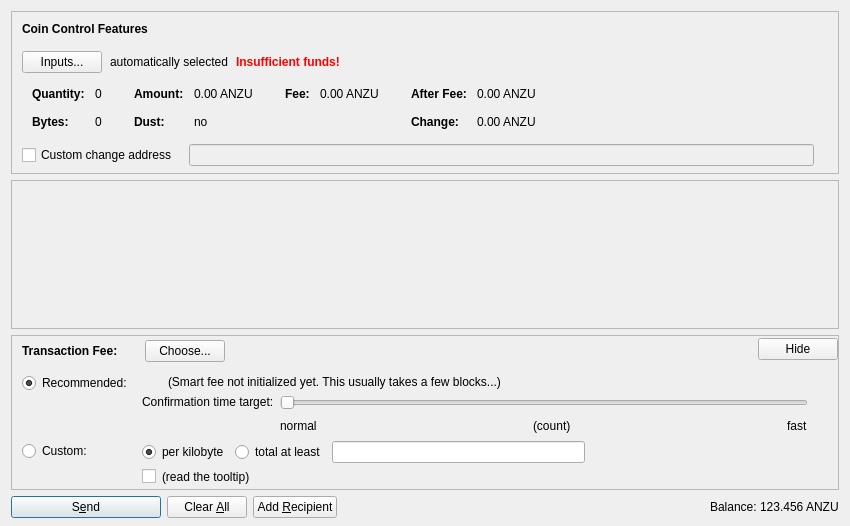
<?xml version="1.0" encoding="UTF-8"?>
<ui version="4.0">
 <class>SendCoinsDialog</class>
 <widget class="QDialog" name="SendCoinsDialog">
  <property name="geometry">
   <rect>
    <x>0</x>
    <y>0</y>
    <width>850</width>
    <height>526</height>
   </rect>
  </property>
  <property name="windowTitle">
   <string>Send Coins</string>
  </property>
  <layout class="QVBoxLayout" name="verticalLayout" stretch="0,1,0,0">
   <property name="bottomMargin">
    <number>8</number>
   </property>
   <item>
    <widget class="QFrame" name="frameCoinControl">
     <property name="sizePolicy">
      <sizepolicy hsizetype="Expanding" vsizetype="Expanding">
       <horstretch>0</horstretch>
       <verstretch>0</verstretch>
      </sizepolicy>
     </property>
     <property name="maximumSize">
      <size>
       <width>16777215</width>
       <height>16777215</height>
      </size>
     </property>
     <property name="frameShape">
      <enum>QFrame::StyledPanel</enum>
     </property>
     <property name="frameShadow">
      <enum>QFrame::Sunken</enum>
     </property>
     <layout class="QVBoxLayout" name="verticalLayoutCoinControl2">
      <property name="spacing">
       <number>0</number>
      </property>
      <property name="leftMargin">
       <number>0</number>
      </property>
      <property name="topMargin">
       <number>0</number>
      </property>
      <property name="rightMargin">
       <number>0</number>
      </property>
      <property name="bottomMargin">
       <number>6</number>
      </property>
      <item>
       <layout class="QVBoxLayout" name="verticalLayoutCoinControl" stretch="0,0,0,0,1">
        <property name="spacing">
         <number>0</number>
        </property>
        <property name="leftMargin">
         <number>10</number>
        </property>
        <property name="topMargin">
         <number>10</number>
        </property>
        <item>
         <layout class="QHBoxLayout" name="horizontalLayoutCoinControl1">
          <property name="bottomMargin">
           <number>15</number>
          </property>
          <item>
           <widget class="QLabel" name="labelCoinControlFeatures">
            <property name="sizePolicy">
             <sizepolicy hsizetype="Preferred" vsizetype="Maximum">
              <horstretch>0</horstretch>
              <verstretch>0</verstretch>
             </sizepolicy>
            </property>
            <property name="font">
             <font>
              <weight>75</weight>
              <bold>true</bold>
             </font>
            </property>
            <property name="styleSheet">
             <string notr="true">font-weight:bold;</string>
            </property>
            <property name="text">
             <string>Coin Control Features</string>
            </property>
           </widget>
          </item>
         </layout>
        </item>
        <item>
         <layout class="QHBoxLayout" name="horizontalLayoutCoinControl2" stretch="0,0,0,0">
          <property name="spacing">
           <number>8</number>
          </property>
          <property name="bottomMargin">
           <number>10</number>
          </property>
          <item>
           <widget class="QPushButton" name="pushButtonCoinControl">
            <property name="styleSheet">
             <string notr="true"/>
            </property>
            <property name="text">
             <string>Inputs...</string>
            </property>
            <property name="autoDefault">
             <bool>false</bool>
            </property>
           </widget>
          </item>
          <item>
           <widget class="QLabel" name="labelCoinControlAutomaticallySelected">
            <property name="text">
             <string>automatically selected</string>
            </property>
            <property name="margin">
             <number>5</number>
            </property>
           </widget>
          </item>
          <item>
           <widget class="QLabel" name="labelCoinControlInsuffFunds">
            <property name="font">
             <font>
              <weight>75</weight>
              <bold>true</bold>
             </font>
            </property>
            <property name="styleSheet">
             <string notr="true">color:red;font-weight:bold;</string>
            </property>
            <property name="text">
             <string>Insufficient funds!</string>
            </property>
            <property name="margin">
             <number>5</number>
            </property>
           </widget>
          </item>
          <item>
           <spacer name="horizontalSpacerCoinControl">
            <property name="orientation">
             <enum>Qt::Horizontal</enum>
            </property>
            <property name="sizeHint" stdset="0">
             <size>
              <width>40</width>
              <height>1</height>
             </size>
            </property>
           </spacer>
          </item>
         </layout>
        </item>
        <item>
         <widget class="QWidget" name="widgetCoinControl" native="true">
          <property name="sizePolicy">
           <sizepolicy hsizetype="Preferred" vsizetype="Preferred">
            <horstretch>0</horstretch>
            <verstretch>0</verstretch>
           </sizepolicy>
          </property>
          <property name="minimumSize">
           <size>
            <width>0</width>
            <height>0</height>
           </size>
          </property>
          <property name="styleSheet">
           <string notr="true"/>
          </property>
          <layout class="QHBoxLayout" name="horizontalLayoutCoinControl5">
           <property name="leftMargin">
            <number>0</number>
           </property>
           <property name="topMargin">
            <number>0</number>
           </property>
           <property name="rightMargin">
            <number>0</number>
           </property>
           <property name="bottomMargin">
            <number>0</number>
           </property>
           <item>
            <layout class="QHBoxLayout" name="horizontalLayoutCoinControl3" stretch="0,0,0,1">
             <property name="spacing">
              <number>20</number>
             </property>
             <property name="topMargin">
              <number>0</number>
             </property>
             <property name="bottomMargin">
              <number>10</number>
             </property>
             <item>
              <layout class="QFormLayout" name="formLayoutCoinControl1">
               <property name="horizontalSpacing">
                <number>10</number>
               </property>
               <property name="verticalSpacing">
                <number>14</number>
               </property>
               <property name="leftMargin">
                <number>10</number>
               </property>
               <property name="topMargin">
                <number>4</number>
               </property>
               <property name="rightMargin">
                <number>6</number>
               </property>
               <item row="0" column="0">
                <widget class="QLabel" name="labelCoinControlQuantityText">
                 <property name="font">
                  <font>
                   <weight>75</weight>
                   <bold>true</bold>
                  </font>
                 </property>
                 <property name="text">
                  <string>Quantity:</string>
                 </property>
                 <property name="margin">
                  <number>0</number>
                 </property>
                </widget>
               </item>
               <item row="0" column="1">
                <widget class="QLabel" name="labelCoinControlQuantity">
                 <property name="cursor">
                  <cursorShape>IBeamCursor</cursorShape>
                 </property>
                 <property name="contextMenuPolicy">
                  <enum>Qt::ActionsContextMenu</enum>
                 </property>
                 <property name="text">
                  <string notr="true">0</string>
                 </property>
                 <property name="margin">
                  <number>0</number>
                 </property>
                 <property name="textInteractionFlags">
                  <set>Qt::LinksAccessibleByMouse|Qt::TextSelectableByKeyboard|Qt::TextSelectableByMouse</set>
                 </property>
                </widget>
               </item>
               <item row="1" column="0">
                <widget class="QLabel" name="labelCoinControlBytesText">
                 <property name="font">
                  <font>
                   <weight>75</weight>
                   <bold>true</bold>
                  </font>
                 </property>
                 <property name="text">
                  <string>Bytes:</string>
                 </property>
                </widget>
               </item>
               <item row="1" column="1">
                <widget class="QLabel" name="labelCoinControlBytes">
                 <property name="cursor">
                  <cursorShape>IBeamCursor</cursorShape>
                 </property>
                 <property name="contextMenuPolicy">
                  <enum>Qt::ActionsContextMenu</enum>
                 </property>
                 <property name="text">
                  <string notr="true">0</string>
                 </property>
                 <property name="textInteractionFlags">
                  <set>Qt::LinksAccessibleByMouse|Qt::TextSelectableByKeyboard|Qt::TextSelectableByMouse</set>
                 </property>
                </widget>
               </item>
              </layout>
             </item>
             <item>
              <layout class="QFormLayout" name="formLayoutCoinControl2">
               <property name="horizontalSpacing">
                <number>10</number>
               </property>
               <property name="verticalSpacing">
                <number>14</number>
               </property>
               <property name="leftMargin">
                <number>6</number>
               </property>
               <property name="topMargin">
                <number>4</number>
               </property>
               <property name="rightMargin">
                <number>6</number>
               </property>
               <item row="0" column="0">
                <widget class="QLabel" name="labelCoinControlAmountText">
                 <property name="font">
                  <font>
                   <weight>75</weight>
                   <bold>true</bold>
                  </font>
                 </property>
                 <property name="text">
                  <string>Amount:</string>
                 </property>
                 <property name="margin">
                  <number>0</number>
                 </property>
                </widget>
               </item>
               <item row="0" column="1">
                <widget class="QLabel" name="labelCoinControlAmount">
                 <property name="cursor">
                  <cursorShape>IBeamCursor</cursorShape>
                 </property>
                 <property name="contextMenuPolicy">
                  <enum>Qt::ActionsContextMenu</enum>
                 </property>
                 <property name="text">
                  <string notr="true">0.00 ANZU</string>
                 </property>
                 <property name="textInteractionFlags">
                  <set>Qt::LinksAccessibleByMouse|Qt::TextSelectableByKeyboard|Qt::TextSelectableByMouse</set>
                 </property>
                </widget>
               </item>
               <item row="1" column="0">
                <widget class="QLabel" name="labelCoinControlLowOutputText">
                 <property name="font">
                  <font>
                   <weight>75</weight>
                   <bold>true</bold>
                  </font>
                 </property>
                 <property name="text">
                  <string>Dust:</string>
                 </property>
                </widget>
               </item>
               <item row="1" column="1">
                <widget class="QLabel" name="labelCoinControlLowOutput">
                 <property name="cursor">
                  <cursorShape>IBeamCursor</cursorShape>
                 </property>
                 <property name="contextMenuPolicy">
                  <enum>Qt::ActionsContextMenu</enum>
                 </property>
                 <property name="text">
                  <string notr="true">no</string>
                 </property>
                 <property name="textInteractionFlags">
                  <set>Qt::LinksAccessibleByMouse|Qt::TextSelectableByKeyboard|Qt::TextSelectableByMouse</set>
                 </property>
                </widget>
               </item>
              </layout>
             </item>
             <item>
              <layout class="QFormLayout" name="formLayoutCoinControl3">
               <property name="horizontalSpacing">
                <number>10</number>
               </property>
               <property name="verticalSpacing">
                <number>14</number>
               </property>
               <property name="leftMargin">
                <number>6</number>
               </property>
               <property name="topMargin">
                <number>4</number>
               </property>
               <property name="rightMargin">
                <number>6</number>
               </property>
               <item row="0" column="0">
                <widget class="QLabel" name="labelCoinControlFeeText">
                 <property name="font">
                  <font>
                   <weight>75</weight>
                   <bold>true</bold>
                  </font>
                 </property>
                 <property name="text">
                  <string>Fee:</string>
                 </property>
                 <property name="margin">
                  <number>0</number>
                 </property>
                </widget>
               </item>
               <item row="0" column="1">
                <widget class="QLabel" name="labelCoinControlFee">
                 <property name="cursor">
                  <cursorShape>IBeamCursor</cursorShape>
                 </property>
                 <property name="contextMenuPolicy">
                  <enum>Qt::ActionsContextMenu</enum>
                 </property>
                 <property name="text">
                  <string notr="true">0.00 ANZU</string>
                 </property>
                 <property name="textInteractionFlags">
                  <set>Qt::LinksAccessibleByMouse|Qt::TextSelectableByKeyboard|Qt::TextSelectableByMouse</set>
                 </property>
                </widget>
               </item>
              </layout>
             </item>
             <item>
              <layout class="QFormLayout" name="formLayoutCoinControl4">
               <property name="horizontalSpacing">
                <number>10</number>
               </property>
               <property name="verticalSpacing">
                <number>14</number>
               </property>
               <property name="leftMargin">
                <number>6</number>
               </property>
               <property name="topMargin">
                <number>4</number>
               </property>
               <property name="rightMargin">
                <number>6</number>
               </property>
               <item row="0" column="0">
                <widget class="QLabel" name="labelCoinControlAfterFeeText">
                 <property name="font">
                  <font>
                   <weight>75</weight>
                   <bold>true</bold>
                  </font>
                 </property>
                 <property name="text">
                  <string>After Fee:</string>
                 </property>
                 <property name="margin">
                  <number>0</number>
                 </property>
                </widget>
               </item>
               <item row="0" column="1">
                <widget class="QLabel" name="labelCoinControlAfterFee">
                 <property name="cursor">
                  <cursorShape>IBeamCursor</cursorShape>
                 </property>
                 <property name="contextMenuPolicy">
                  <enum>Qt::ActionsContextMenu</enum>
                 </property>
                 <property name="text">
                  <string notr="true">0.00 ANZU</string>
                 </property>
                 <property name="textInteractionFlags">
                  <set>Qt::LinksAccessibleByMouse|Qt::TextSelectableByKeyboard|Qt::TextSelectableByMouse</set>
                 </property>
                </widget>
               </item>
               <item row="1" column="0">
                <widget class="QLabel" name="labelCoinControlChangeText">
                 <property name="font">
                  <font>
                   <weight>75</weight>
                   <bold>true</bold>
                  </font>
                 </property>
                 <property name="text">
                  <string>Change:</string>
                 </property>
                </widget>
               </item>
               <item row="1" column="1">
                <widget class="QLabel" name="labelCoinControlChange">
                 <property name="cursor">
                  <cursorShape>IBeamCursor</cursorShape>
                 </property>
                 <property name="contextMenuPolicy">
                  <enum>Qt::ActionsContextMenu</enum>
                 </property>
                 <property name="text">
                  <string notr="true">0.00 ANZU</string>
                 </property>
                 <property name="textInteractionFlags">
                  <set>Qt::LinksAccessibleByMouse|Qt::TextSelectableByKeyboard|Qt::TextSelectableByMouse</set>
                 </property>
                </widget>
               </item>
              </layout>
             </item>
            </layout>
           </item>
          </layout>
         </widget>
        </item>
        <item>
         <layout class="QHBoxLayout" name="horizontalLayoutCoinControl4" stretch="0,0,0">
          <property name="spacing">
           <number>12</number>
          </property>
          <property name="sizeConstraint">
           <enum>QLayout::SetDefaultConstraint</enum>
          </property>
          <property name="topMargin">
           <number>5</number>
          </property>
          <property name="rightMargin">
           <number>5</number>
          </property>
          <item>
           <widget class="QCheckBox" name="checkBoxCoinControlChange">
            <property name="toolTip">
             <string>If this is activated, but the change address is empty or invalid, change will be sent to a newly generated address.</string>
            </property>
            <property name="text">
             <string>Custom change address</string>
            </property>
           </widget>
          </item>
          <item>
           <widget class="QValidatedLineEdit" name="lineEditCoinControlChange">
            <property name="enabled">
             <bool>false</bool>
            </property>
            <property name="sizePolicy">
             <sizepolicy hsizetype="Expanding" vsizetype="Fixed">
              <horstretch>0</horstretch>
              <verstretch>0</verstretch>
             </sizepolicy>
            </property>
           </widget>
          </item>
          <item>
           <widget class="QLabel" name="labelCoinControlChangeLabel">
            <property name="sizePolicy">
             <sizepolicy hsizetype="Preferred" vsizetype="Expanding">
              <horstretch>0</horstretch>
              <verstretch>0</verstretch>
             </sizepolicy>
            </property>
            <property name="minimumSize">
             <size>
              <width>0</width>
              <height>0</height>
             </size>
            </property>
            <property name="text">
             <string/>
            </property>
            <property name="margin">
             <number>3</number>
            </property>
           </widget>
          </item>
         </layout>
        </item>
        <item>
         <spacer name="verticalSpacerCoinControl">
          <property name="orientation">
           <enum>Qt::Vertical</enum>
          </property>
          <property name="sizeHint" stdset="0">
           <size>
            <width>800</width>
            <height>1</height>
           </size>
          </property>
         </spacer>
        </item>
       </layout>
      </item>
     </layout>
    </widget>
   </item>
   <item>
    <widget class="QScrollArea" name="scrollArea">
     <property name="widgetResizable">
      <bool>true</bool>
     </property>
     <widget class="QWidget" name="scrollAreaWidgetContents">
      <property name="geometry">
       <rect>
        <x>0</x>
        <y>0</y>
        <width>830</width>
        <height>104</height>
       </rect>
      </property>
      <layout class="QVBoxLayout" name="verticalLayout_2" stretch="0,1">
       <property name="leftMargin">
        <number>0</number>
       </property>
       <property name="topMargin">
        <number>0</number>
       </property>
       <property name="rightMargin">
        <number>0</number>
       </property>
       <property name="bottomMargin">
        <number>0</number>
       </property>
       <item>
        <layout class="QVBoxLayout" name="entries">
         <property name="spacing">
          <number>6</number>
         </property>
        </layout>
       </item>
       <item>
        <spacer name="verticalSpacer">
         <property name="orientation">
          <enum>Qt::Vertical</enum>
         </property>
         <property name="sizeHint" stdset="0">
          <size>
           <width>20</width>
           <height>40</height>
          </size>
         </property>
        </spacer>
       </item>
      </layout>
     </widget>
    </widget>
   </item>
   <item>
    <widget class="QFrame" name="frameFee">
     <property name="sizePolicy">
      <sizepolicy hsizetype="Expanding" vsizetype="Expanding">
       <horstretch>0</horstretch>
       <verstretch>0</verstretch>
      </sizepolicy>
     </property>
     <property name="maximumSize">
      <size>
       <width>16777215</width>
       <height>16777215</height>
      </size>
     </property>
     <property name="frameShape">
      <enum>QFrame::StyledPanel</enum>
     </property>
     <property name="frameShadow">
      <enum>QFrame::Sunken</enum>
     </property>
     <layout class="QVBoxLayout" name="verticalLayoutFee1">
      <property name="spacing">
       <number>0</number>
      </property>
      <property name="leftMargin">
       <number>0</number>
      </property>
      <property name="topMargin">
       <number>0</number>
      </property>
      <property name="rightMargin">
       <number>0</number>
      </property>
      <property name="bottomMargin">
       <number>0</number>
      </property>
      <item>
       <layout class="QVBoxLayout" name="verticalLayoutFee2" stretch="0,0,0">
        <property name="spacing">
         <number>0</number>
        </property>
        <property name="leftMargin">
         <number>10</number>
        </property>
        <property name="topMargin">
         <number>0</number>
        </property>
        <item>
         <layout class="QHBoxLayout" name="horizontalLayoutFee1">
          <property name="bottomMargin">
           <number>0</number>
          </property>
          <item>
           <layout class="QVBoxLayout" name="verticalLayoutFee7">
            <property name="spacing">
             <number>0</number>
            </property>
            <item>
             <spacer name="verticalSpacerSmartFee">
              <property name="orientation">
               <enum>Qt::Vertical</enum>
              </property>
              <property name="sizeType">
               <enum>QSizePolicy::Fixed</enum>
              </property>
              <property name="sizeHint" stdset="0">
               <size>
                <width>1</width>
                <height>4</height>
               </size>
              </property>
             </spacer>
            </item>
            <item>
             <layout class="QHBoxLayout" name="horizontalLayoutSmartFee">
              <property name="spacing">
               <number>10</number>
              </property>
              <item>
               <widget class="QLabel" name="labelFeeHeadline">
                <property name="sizePolicy">
                 <sizepolicy hsizetype="Preferred" vsizetype="Maximum">
                  <horstretch>0</horstretch>
                  <verstretch>0</verstretch>
                 </sizepolicy>
                </property>
                <property name="font">
                 <font>
                  <weight>75</weight>
                  <bold>true</bold>
                 </font>
                </property>
                <property name="styleSheet">
                 <string notr="true">font-weight:bold;</string>
                </property>
                <property name="text">
                 <string>Transaction Fee:</string>
                </property>
               </widget>
              </item>
              <item>
               <widget class="QLabel" name="labelFeeMinimized">
                <property name="text">
                 <string/>
                </property>
               </widget>
              </item>
              <item>
               <widget class="QPushButton" name="buttonChooseFee">
                <property name="text">
                 <string>Choose...</string>
                </property>
               </widget>
              </item>
             </layout>
            </item>
            <item>
             <spacer name="verticalSpacer_5">
              <property name="orientation">
               <enum>Qt::Vertical</enum>
              </property>
              <property name="sizeHint" stdset="0">
               <size>
                <width>1</width>
                <height>1</height>
               </size>
              </property>
             </spacer>
            </item>
           </layout>
          </item>
          <item>
           <spacer name="horizontalSpacer_4">
            <property name="orientation">
             <enum>Qt::Horizontal</enum>
            </property>
            <property name="sizeHint" stdset="0">
             <size>
              <width>40</width>
              <height>20</height>
             </size>
            </property>
           </spacer>
          </item>
          <item>
           <widget class="QPushButton" name="buttonMinimizeFee">
            <property name="toolTip">
             <string>collapse fee-settings</string>
            </property>
            <property name="text">
             <string>Hide</string>
            </property>
           </widget>
          </item>
         </layout>
        </item>
        <item>
         <widget class="QFrame" name="frameFeeSelection">
          <layout class="QVBoxLayout" name="verticalLayoutFee12">
           <property name="spacing">
            <number>0</number>
           </property>
           <property name="leftMargin">
            <number>0</number>
           </property>
           <property name="topMargin">
            <number>0</number>
           </property>
           <property name="rightMargin">
            <number>0</number>
           </property>
           <property name="bottomMargin">
            <number>0</number>
           </property>
           <item>
            <layout class="QGridLayout" name="gridLayoutFee">
             <property name="topMargin">
              <number>10</number>
             </property>
             <property name="bottomMargin">
              <number>4</number>
             </property>
             <property name="horizontalSpacing">
              <number>10</number>
             </property>
             <property name="verticalSpacing">
              <number>4</number>
             </property>
             <item row="1" column="1">
              <layout class="QVBoxLayout" name="verticalLayoutFee8">
               <property name="spacing">
                <number>6</number>
               </property>
               <item>
                <layout class="QHBoxLayout" name="horizontalLayoutFee13">
                 <item>
                  <widget class="QRadioButton" name="radioCustomPerKilobyte">
                   <property name="toolTip">
                    <string>If the custom fee is set to 1000 satoshis and the transaction is only 250 bytes, then &quot;per kilobyte&quot; only pays 250 satoshis in fee, while &quot;total at least&quot; pays 1000 satoshis. For transactions bigger than a kilobyte both pay by kilobyte.</string>
                   </property>
                   <property name="text">
                    <string>per kilobyte</string>
                   </property>
                   <property name="checked">
                    <bool>true</bool>
                   </property>
                   <attribute name="buttonGroup">
                    <string notr="true">groupCustomFee</string>
                   </attribute>
                  </widget>
                 </item>
                 <item>
                  <widget class="QRadioButton" name="radioCustomAtLeast">
                   <property name="toolTip">
                    <string>If the custom fee is set to 1000 satoshis and the transaction is only 250 bytes, then &quot;per kilobyte&quot; only pays 250 satoshis in fee, while &quot;total at least&quot; pays 1000 satoshis. For transactions bigger than a kilobyte both pay by kilobyte.</string>
                   </property>
                   <property name="text">
                    <string>total at least</string>
                   </property>
                   <attribute name="buttonGroup">
                    <string notr="true">groupCustomFee</string>
                   </attribute>
                  </widget>
                 </item>
                 <item>
                  <widget class="AnzucoinAmountField" name="customFee"/>
                 </item>
                 <item>
                  <spacer name="horizontalSpacer_6">
                   <property name="orientation">
                    <enum>Qt::Horizontal</enum>
                   </property>
                   <property name="sizeHint" stdset="0">
                    <size>
                     <width>1</width>
                     <height>1</height>
                    </size>
                   </property>
                  </spacer>
                 </item>
                </layout>
               </item>
               <item>
                <layout class="QHBoxLayout" name="horizontalLayoutFee8">
                 <item>
                  <widget class="QCheckBox" name="checkBoxMinimumFee">
                   <property name="toolTip">
                    <string>Paying only the minimum fee is just fine as long as there is less transaction volume than space in the blocks. But be aware that this can end up in a never confirming transaction once there is more demand for anzucoin transactions than the network can process.</string>
                   </property>
                   <property name="text">
                    <string/>
                   </property>
                  </widget>
                 </item>
                 <item>
                  <widget class="QLabel" name="labelMinFeeWarning">
                   <property name="enabled">
                    <bool>true</bool>
                   </property>
                   <property name="toolTip">
                    <string>Paying only the minimum fee is just fine as long as there is less transaction volume than space in the blocks. But be aware that this can end up in a never confirming transaction once there is more demand for anzucoin transactions than the network can process.</string>
                   </property>
                   <property name="text">
                    <string>(read the tooltip)</string>
                   </property>
                   <property name="margin">
                    <number>5</number>
                   </property>
                  </widget>
                 </item>
                 <item>
                  <spacer name="horizontalSpacer_2">
                   <property name="orientation">
                    <enum>Qt::Horizontal</enum>
                   </property>
                   <property name="sizeHint" stdset="0">
                    <size>
                     <width>1</width>
                     <height>1</height>
                    </size>
                   </property>
                  </spacer>
                 </item>
                </layout>
               </item>
              </layout>
             </item>
             <item row="0" column="0">
              <layout class="QVBoxLayout" name="verticalLayoutFee4" stretch="0,1">
               <item>
                <widget class="QRadioButton" name="radioSmartFee">
                 <property name="text">
                  <string>Recommended:</string>
                 </property>
                 <property name="checked">
                  <bool>true</bool>
                 </property>
                 <attribute name="buttonGroup">
                  <string notr="true">groupFee</string>
                 </attribute>
                </widget>
               </item>
               <item>
                <spacer name="verticalSpacer_2">
                 <property name="orientation">
                  <enum>Qt::Vertical</enum>
                 </property>
                 <property name="sizeHint" stdset="0">
                  <size>
                   <width>1</width>
                   <height>1</height>
                  </size>
                 </property>
                </spacer>
               </item>
              </layout>
             </item>
             <item row="1" column="0">
              <layout class="QVBoxLayout" name="verticalLayoutFee9" stretch="0,1">
               <item>
                <widget class="QRadioButton" name="radioCustomFee">
                 <property name="text">
                  <string>Custom:</string>
                 </property>
                 <attribute name="buttonGroup">
                  <string notr="true">groupFee</string>
                 </attribute>
                </widget>
               </item>
               <item>
                <spacer name="verticalSpacer_6">
                 <property name="orientation">
                  <enum>Qt::Vertical</enum>
                 </property>
                 <property name="sizeHint" stdset="0">
                  <size>
                   <width>1</width>
                   <height>1</height>
                  </size>
                 </property>
                </spacer>
               </item>
              </layout>
             </item>
             <item row="0" column="1">
              <layout class="QVBoxLayout" name="verticalLayoutFee3" stretch="0,0,1">
               <property name="spacing">
                <number>6</number>
               </property>
               <property name="topMargin">
                <number>2</number>
               </property>
               <item>
                <layout class="QHBoxLayout" name="horizontalLayoutFee12">
                 <item>
                  <widget class="QLabel" name="labelSmartFee">
                   <property name="text">
                    <string/>
                   </property>
                   <property name="margin">
                    <number>2</number>
                   </property>
                  </widget>
                 </item>
                 <item>
                  <widget class="QLabel" name="labelFeeEstimation">
                   <property name="text">
                    <string/>
                   </property>
                  </widget>
                 </item>
                 <item>
                  <widget class="QLabel" name="labelSmartFee2">
                   <property name="text">
                    <string>(Smart fee not initialized yet. This usually takes a few blocks...)</string>
                   </property>
                   <property name="margin">
                    <number>2</number>
                   </property>
                  </widget>
                 </item>
                 <item>
                  <spacer name="horizontalSpacer_5">
                   <property name="orientation">
                    <enum>Qt::Horizontal</enum>
                   </property>
                   <property name="sizeHint" stdset="0">
                    <size>
                     <width>1</width>
                     <height>1</height>
                    </size>
                   </property>
                  </spacer>
                 </item>
                </layout>
               </item>
               <item>
                <layout class="QHBoxLayout" name="horizontalLayoutFee9">
                 <item>
                  <layout class="QVBoxLayout" name="verticalLayoutFee6">
                   <item>
                    <widget class="QLabel" name="labelSmartFee3">
                     <property name="text">
                      <string>Confirmation time target:</string>
                     </property>
                     <property name="margin">
                      <number>2</number>
                     </property>
                    </widget>
                   </item>
                   <item>
                    <spacer name="verticalSpacer_3">
                     <property name="orientation">
                      <enum>Qt::Vertical</enum>
                     </property>
                     <property name="sizeHint" stdset="0">
                      <size>
                       <width>1</width>
                       <height>1</height>
                      </size>
                     </property>
                    </spacer>
                   </item>
                  </layout>
                 </item>
                 <item>
                  <layout class="QVBoxLayout" name="verticalLayoutFee5">
                   <property name="rightMargin">
                    <number>30</number>
                   </property>
                   <item>
                    <widget class="QSlider" name="sliderSmartFee">
                     <property name="minimum">
                      <number>0</number>
                     </property>
                     <property name="maximum">
                      <number>23</number>
                     </property>
                     <property name="pageStep">
                      <number>1</number>
                     </property>
                     <property name="value">
                      <number>0</number>
                     </property>
                     <property name="orientation">
                      <enum>Qt::Horizontal</enum>
                     </property>
                     <property name="invertedAppearance">
                      <bool>false</bool>
                     </property>
                     <property name="invertedControls">
                      <bool>false</bool>
                     </property>
                     <property name="tickPosition">
                      <enum>QSlider::NoTicks</enum>
                     </property>
                    </widget>
                   </item>
                   <item>
                    <layout class="QHBoxLayout" name="horizontalLayoutFee10">
                     <item>
                      <widget class="QLabel" name="labelSmartFeeNormal">
                       <property name="text">
                        <string>normal</string>
                       </property>
                      </widget>
                     </item>
                     <item>
                      <spacer name="horizontalSpacer_7">
                       <property name="orientation">
                        <enum>Qt::Horizontal</enum>
                       </property>
                       <property name="sizeHint" stdset="0">
                        <size>
                         <width>40</width>
                         <height>20</height>
                        </size>
                       </property>
                      </spacer>
                     </item>
                     <item>
                      <widget class="QLabel" name="confirmationTargetLabel">
                       <property name="text">
                        <string notr="true">(count)</string>
                       </property>
                      </widget>
                     </item>
                     <item>
                      <spacer name="horizontalSpacer_3">
                       <property name="orientation">
                        <enum>Qt::Horizontal</enum>
                       </property>
                       <property name="sizeHint" stdset="0">
                        <size>
                         <width>40</width>
                         <height>20</height>
                        </size>
                       </property>
                      </spacer>
                     </item>
                     <item>
                      <widget class="QLabel" name="labelSmartFeeFast">
                       <property name="text">
                        <string>fast</string>
                       </property>
                      </widget>
                     </item>
                    </layout>
                   </item>
                  </layout>
                 </item>
                </layout>
               </item>
               <item>
                <spacer name="verticalSpacer_4">
                 <property name="orientation">
                  <enum>Qt::Vertical</enum>
                 </property>
                 <property name="sizeHint" stdset="0">
                  <size>
                   <width>1</width>
                   <height>1</height>
                  </size>
                 </property>
                </spacer>
               </item>
              </layout>
             </item>
            </layout>
           </item>
          </layout>
         </widget>
        </item>
        <item>
         <spacer name="verticalSpacerFee">
          <property name="orientation">
           <enum>Qt::Vertical</enum>
          </property>
          <property name="sizeHint" stdset="0">
           <size>
            <width>800</width>
            <height>1</height>
           </size>
          </property>
         </spacer>
        </item>
       </layout>
      </item>
     </layout>
    </widget>
   </item>
   <item>
    <layout class="QHBoxLayout" name="horizontalLayout">
     <item>
      <widget class="QPushButton" name="sendButton">
       <property name="minimumSize">
        <size>
         <width>150</width>
         <height>0</height>
        </size>
       </property>
       <property name="toolTip">
        <string>Confirm the send action</string>
       </property>
       <property name="text">
        <string>S&amp;end</string>
       </property>
       <property name="icon">
        <iconset resource="../anzucoin.qrc">
         <normaloff>:/icons/send</normaloff>:/icons/send</iconset>
       </property>
       <property name="autoDefault">
        <bool>false</bool>
       </property>
       <property name="default">
        <bool>true</bool>
       </property>
      </widget>
     </item>
     <item>
      <widget class="QPushButton" name="clearButton">
       <property name="sizePolicy">
        <sizepolicy hsizetype="Minimum" vsizetype="Fixed">
         <horstretch>0</horstretch>
         <verstretch>0</verstretch>
        </sizepolicy>
       </property>
       <property name="toolTip">
        <string>Clear all fields of the form.</string>
       </property>
       <property name="text">
        <string>Clear &amp;All</string>
       </property>
       <property name="icon">
        <iconset resource="../anzucoin.qrc">
         <normaloff>:/icons/remove</normaloff>:/icons/remove</iconset>
       </property>
       <property name="autoDefault">
        <bool>false</bool>
       </property>
      </widget>
     </item>
     <item>
      <widget class="QPushButton" name="addButton">
       <property name="toolTip">
        <string>Send to multiple recipients at once</string>
       </property>
       <property name="text">
        <string>Add &amp;Recipient</string>
       </property>
       <property name="icon">
        <iconset resource="../anzucoin.qrc">
         <normaloff>:/icons/add</normaloff>:/icons/add</iconset>
       </property>
       <property name="autoDefault">
        <bool>false</bool>
       </property>
      </widget>
     </item>
     <item>
      <spacer name="horizontalSpacer">
       <property name="orientation">
        <enum>Qt::Horizontal</enum>
       </property>
       <property name="sizeHint" stdset="0">
        <size>
         <width>40</width>
         <height>20</height>
        </size>
       </property>
      </spacer>
     </item>
     <item>
      <layout class="QHBoxLayout" name="horizontalLayout_2">
       <property name="spacing">
        <number>3</number>
       </property>
       <item>
        <widget class="QLabel" name="label">
         <property name="sizePolicy">
          <sizepolicy hsizetype="Preferred" vsizetype="Fixed">
           <horstretch>0</horstretch>
           <verstretch>0</verstretch>
          </sizepolicy>
         </property>
         <property name="text">
          <string>Balance:</string>
         </property>
        </widget>
       </item>
       <item>
        <widget class="QLabel" name="labelBalance">
         <property name="sizePolicy">
          <sizepolicy hsizetype="Preferred" vsizetype="Fixed">
           <horstretch>0</horstretch>
           <verstretch>0</verstretch>
          </sizepolicy>
         </property>
         <property name="cursor">
          <cursorShape>IBeamCursor</cursorShape>
         </property>
         <property name="text">
          <string notr="true">123.456 ANZU</string>
         </property>
         <property name="textInteractionFlags">
          <set>Qt::LinksAccessibleByMouse|Qt::TextSelectableByKeyboard|Qt::TextSelectableByMouse</set>
         </property>
        </widget>
       </item>
      </layout>
     </item>
    </layout>
   </item>
  </layout>
 </widget>
 <customwidgets>
  <customwidget>
   <class>QValidatedLineEdit</class>
   <extends>QLineEdit</extends>
   <header>qvalidatedlineedit.h</header>
  </customwidget>
  <customwidget>
   <class>AnzucoinAmountField</class>
   <extends>QLineEdit</extends>
   <header>anzucoinamountfield.h</header>
   <container>1</container>
  </customwidget>
 </customwidgets>
 <resources>
  <include location="../anzucoin.qrc"/>
 </resources>
 <connections/>
 <buttongroups>
  <buttongroup name="groupFee"/>
  <buttongroup name="groupCustomFee"/>
 </buttongroups>
</ui>
